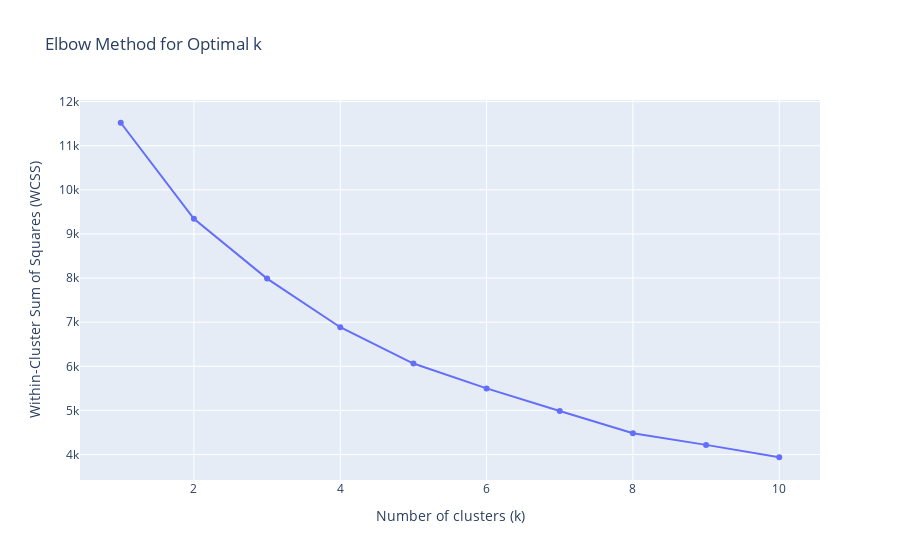

Write notebook code for a chart like this one.
### Markdown cell above
### 5. Modeling
Now, we'll determine the optimal number of clusters to use and then train our models.

### Code cell
def get_optimal_k(X_scaled, max_k=10):
    wcss = []
    for i in range(1, max_k + 1):
        kmeans = KMeans(n_clusters=i, init='k-means++', random_state=42, n_init=10)
        kmeans.fit(X_scaled)
        wcss.append(kmeans.inertia_)
    
    fig = go.Figure(data=go.Scatter(x=list(range(1, 11)), y=wcss, mode='lines+markers'))
    fig.update_layout(title='Elbow Method for Optimal k',
                      xaxis_title='Number of clusters (k)',
                      yaxis_title='Within-Cluster Sum of Squares (WCSS)')
    fig.show()
    
    try:
        deltas = np.diff(wcss, 2)
        optimal_k = np.argmax(deltas) + 2
    except ValueError:
        optimal_k = 4
        
    return optimal_k

optimal_k = get_optimal_k(X_scaled)
print(f"Optimal number of clusters (k): {optimal_k}")

### Figure 1 — Plotly figure (JSON) as saved in the notebook; plotly's stock layout.template omitted (floating-point values rounded to 4 significant figures)
{"data": [{"mode": "lines+markers", "type": "scatter", "x": [1, 2, 3, 4, 5, 6, 7, 8, 9, 10], "y": [11520.0, 9343.0, 7988.0, 6886.0, 6062.0, 5500.0, 4988.0, 4484.0, 4219.0, 3939.0]}], "layout": {"title": {"text": "Elbow Method for Optimal k"}, "xaxis": {"title": {"text": "Number of clusters (k)"}}, "yaxis": {"title": {"text": "Within-Cluster Sum of Squares (WCSS)"}}}}
